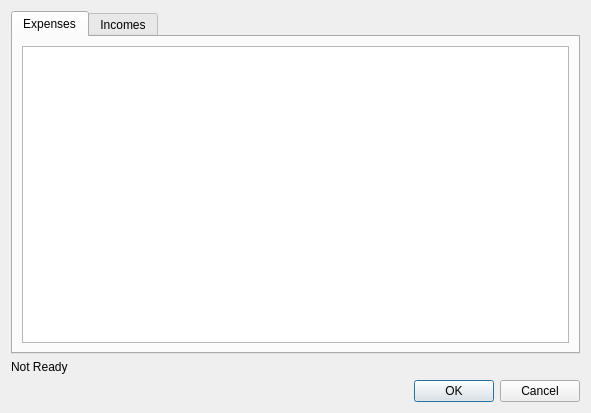
<?xml version="1.0" encoding="UTF-8"?>
<ui version="4.0">
 <class>PostImportDialog</class>
 <widget class="QDialog" name="PostImportDialog">
  <property name="geometry">
   <rect>
    <x>0</x>
    <y>0</y>
    <width>591</width>
    <height>413</height>
   </rect>
  </property>
  <property name="windowTitle">
   <string>Import candidates</string>
  </property>
  <layout class="QVBoxLayout" name="verticalLayout">
   <item>
    <widget class="QTabWidget" name="tabWidget">
     <property name="currentIndex">
      <number>0</number>
     </property>
     <widget class="QWidget" name="tabExpenses">
      <attribute name="title">
       <string>Expenses</string>
      </attribute>
      <layout class="QVBoxLayout" name="verticalLayout_2">
       <item>
        <widget class="QTableView" name="tableExpenses"/>
       </item>
      </layout>
     </widget>
     <widget class="QWidget" name="tabIncomes">
      <attribute name="title">
       <string>Incomes</string>
      </attribute>
      <layout class="QVBoxLayout" name="verticalLayout_3">
       <item>
        <widget class="QTableView" name="tableIncomes"/>
       </item>
      </layout>
     </widget>
    </widget>
   </item>
   <item>
    <widget class="QLabel" name="lbStat">
     <property name="text">
      <string>Not Ready</string>
     </property>
    </widget>
   </item>
   <item>
    <widget class="QDialogButtonBox" name="buttonBox">
     <property name="orientation">
      <enum>Qt::Horizontal</enum>
     </property>
     <property name="standardButtons">
      <set>QDialogButtonBox::Cancel|QDialogButtonBox::Ok</set>
     </property>
    </widget>
   </item>
  </layout>
 </widget>
 <resources/>
 <connections>
  <connection>
   <sender>buttonBox</sender>
   <signal>accepted()</signal>
   <receiver>PostImportDialog</receiver>
   <slot>accept()</slot>
   <hints>
    <hint type="sourcelabel">
     <x>248</x>
     <y>254</y>
    </hint>
    <hint type="destinationlabel">
     <x>157</x>
     <y>274</y>
    </hint>
   </hints>
  </connection>
  <connection>
   <sender>buttonBox</sender>
   <signal>rejected()</signal>
   <receiver>PostImportDialog</receiver>
   <slot>reject()</slot>
   <hints>
    <hint type="sourcelabel">
     <x>316</x>
     <y>260</y>
    </hint>
    <hint type="destinationlabel">
     <x>286</x>
     <y>274</y>
    </hint>
   </hints>
  </connection>
 </connections>
</ui>
